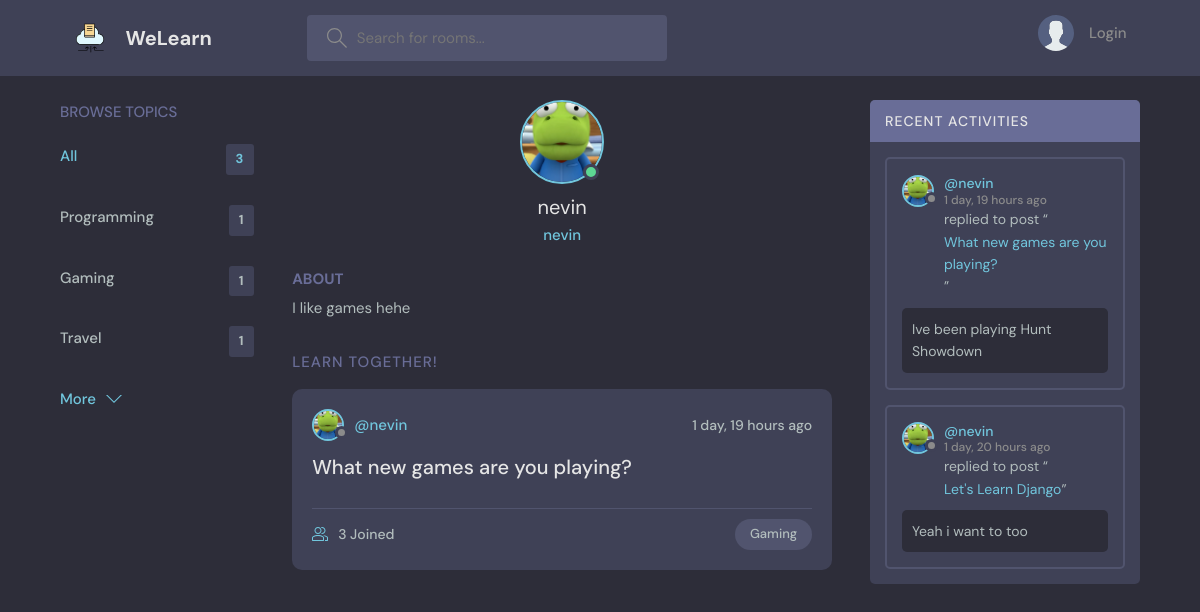
/profile/2/, run on an earlier commit of the app's database.
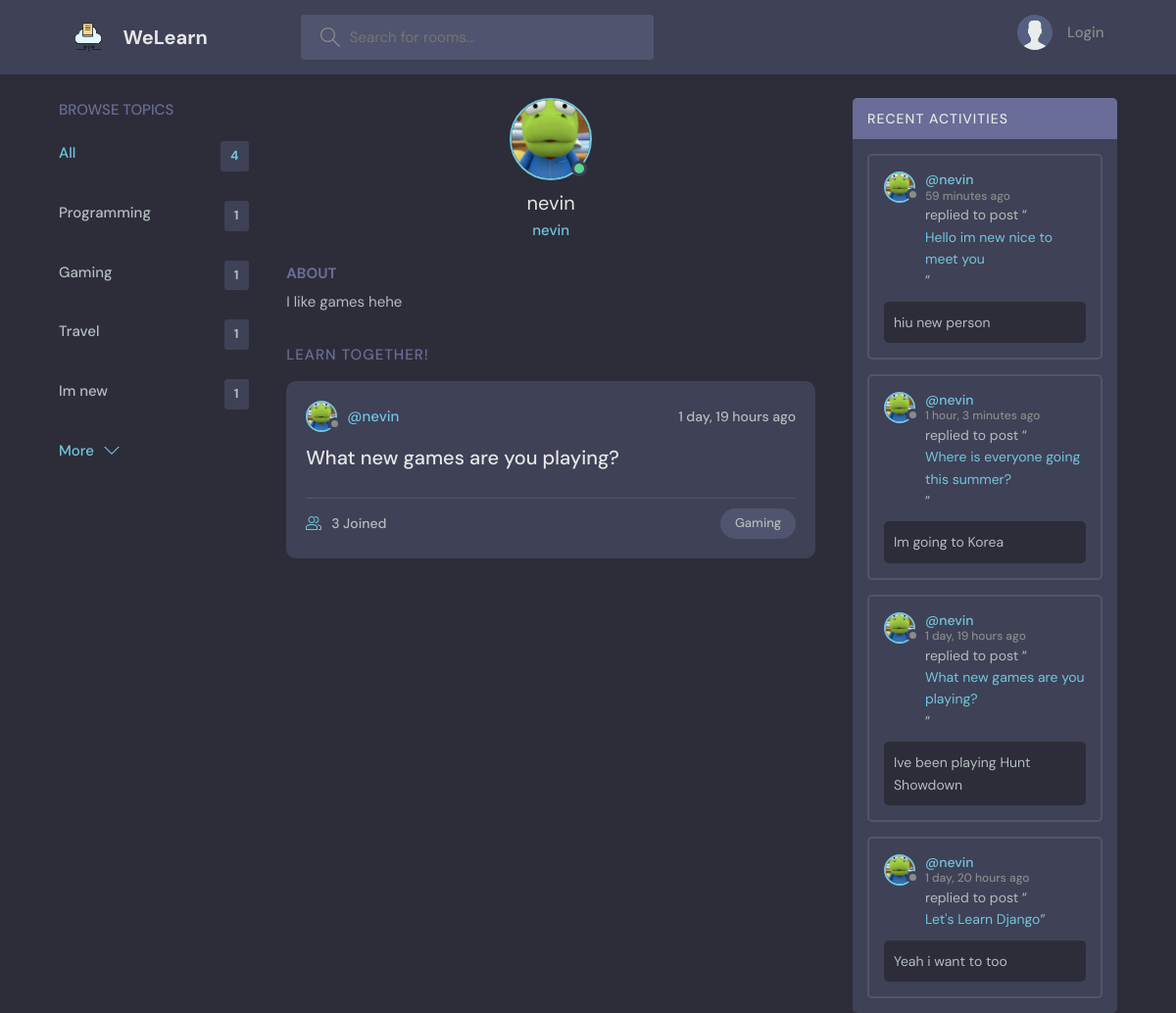
And on a later commit of the database.
### base/models.py (models this page shows, shortened)
class Topic(models.Model):
    name = models.CharField(max_length=100)

class User(AbstractUser):
    name = models.CharField(max_length=200, null=True)
    email = models.EmailField(null= True, unique=True)
    bio = models.TextField(null=True)
    avatar = models.ImageField(null=True, default="avatar.svg")
    USERNAME_FIELD = 'email'
    REQUIRED_FIELDS = []

class Room(models.Model):
    host = models.ForeignKey(User, on_delete=models.SET_NULL, null= True)
    topic = models.ForeignKey(Topic, on_delete=models.SET_NULL, null= True)
    name = models.CharField(max_length = 200)
    description = models.TextField(null=True, blank= True)
    participants = models.ManyToManyField(User, related_name='participants', blank=True)
    updated = models.DateTimeField(auto_now=True)
    created = models.DateTimeField(auto_now_add=True)
    class Meta:
        ordering = ['-updated','-created']

class Message(models.Model):
    user= models.ForeignKey(User, on_delete=models.CASCADE)
    room= models.ForeignKey(Room, on_delete=models.CASCADE)
    body = models.TextField()
    updated = models.DateTimeField(auto_now=True)
    created = models.DateTimeField(auto_now_add=True)
    class Meta:
        ordering = ['-updated','-created']

### base/views.py (the view)
# urls.py: path('profile/<str:pk>/', views.userProfile, name="user-profile"),
def userProfile(request, pk):
    user= User.objects.get(id=pk)
    rooms = user.room_set.all()
    room_messages = user.message_set.all()
    topics = Topic.objects.all()
    context= {'user':user, 'rooms':rooms, 'room_messages':room_messages, 'topics':topics}
    return render(request, 'base/profile.html', context)

### base/templates/base/profile.html (shortened to what this page needs)
{% extends 'main.html' %}
{% block content %}
<!DOCTYPE html>
<html lang="en">
  <main class="profile-page layout layout--3">
    <div class="container">
      {% include 'base/topics_component.html' %}
      <div class="roomList">
        <div class="profile">
          <div class="profile__avatar">
            <div class="avatar avatar--large active">
              <img src="{{user.avatar.url}}" />
            </div>
          </div>
          <div class="profile__info">
            <h3>{{user.username}}</h3>
            <p>{{user.username}}</p>
          </div>
          <div class="profile__about">
            <h3>About</h3>
            <p>
              {{user.bio}}
            </p>
          </div>
        </div>
        <div class="roomList__header">
          <div>
            <h2>Learn Together!</a>
            </h2>
          </div>
        </div>
        {% include 'base/feed_component.html' %}
      </div>
      {% include 'base/activity_component.html' %}
    </div>
  </main>
{% endblock content %}

### templates/main.html (shortened to what this page needs)
<!DOCTYPE html>
{% load static %}
<html lang="en">
  <head>
    <link rel="stylesheet" href="{% static 'styles/style.css' %}" />
  </head>
  <body>
      {% include 'navbar.html' %}
    {%block content%}
    {% endblock %}
  </body>
</html>

### templates/navbar.html (shortened to what this page needs)
{% load static %}
<header class="header header--loggedIn">
    <div class="container">
      <a href="{% url 'home' %}" class="header__logo">
        <img src="{% static 'images/logos.svg' %}" />
        <h1>WeLearn</h1>
      </a>
      <form class="header__search" method="GET" action="{% url 'home' %}">
        <label>
          <input name="q" placeholder="Search for rooms..." />
        </label>
      </form>
      <nav class="header__menu">
        {% if request.user.is_authenticated %}
        <div class="header__user">
          <a href="{% url 'update-user' %}">
            <div class="avatar avatar--medium active">
              <img src="{{request.user.avatar.url}}" />
            </div>
            <p>{{request.user.username}}<span>@{{request.user.username}}</span></p>
          </a>
          <button class="dropdown-button">
            <svg version="1.1" xmlns="http://www.w3.org/2000/svg" width="32" height="32" viewBox="0 0 32 32">
              <title>chevron-down</title>
              <path d="M16 21l-13-13h-3l16 16 16-16h-3l-13 13z"></path>
            </svg>
          </button>
        </div>
        {% else %}
        <a href="{% url 'login' %}">
                <img src="{% static 'images/avatar.svg' %}" />
                <p>Login</p>
            </a>
            {% endif %}
      </nav>
    </div>
  </header>

### base/templates/base/topics_component.html
<div class="topics">
    <div class="topics__header">
      <h2>Browse Topics</h2>
    </div>
    <ul class="topics__list">
      <li>
        <a href="{% url 'home' %}" class="active">All <span>{{topics.count}}</span></a>
      </li>
      {% for topic in topics %}
      <li>
        <a href="{% url 'home' %}?q={{topic.name}}">{{topic.name}}<span>{{topic.room_set.all.count}}</span></a>
      </li>
      {% endfor %}
    </ul>
    <a class="btn btn--link" href="{% url 'topics' %}">
      More
      <svg version="1.1" xmlns="http://www.w3.org/2000/svg" width="32" height="32" viewBox="0 0 32 32">
        <title>chevron-down</title>
        <path d="M16 21l-13-13h-3l16 16 16-16h-3l-13 13z"></path>
      </svg>
    </a>
  </div>

### base/templates/base/feed_component.html (shortened to what this page needs)
{% for room in rooms %}
<div class="roomListRoom">
    <div class="roomListRoom__header">
        <a href="{% url 'user-profile' room.host.id %}" class="roomListRoom__author">
            <div class="avatar avatar--small">
                <img src="{{room.host.avatar.url}}" />
            </div>
            <span>@{{room.host.username}}</span>
        </a>
        <div class="roomListRoom__actions">
            <span>{{room.created|timesince}} ago</span>
        </div>
    </div>
    <div class="roomListRoom__content">
        <a href="{% url 'room' room.id %}">{{room.name}}</a>
    </div>
    <div class="roomListRoom__meta">
        <a href="{% url 'room' room.id %}" class="roomListRoom__joined">
            {{room.participants.all.count}} Joined
        </a>
        <p class="roomListRoom__topic">{{room.topic.name}}</p>
    </div>
</div>
{% endfor %}

### base/templates/base/activity_component.html (shortened to what this page needs)
<div class="activities">
    <div class="activities__header">
      <h2>Recent Activities</h2>
    </div>
    {% for message in room_messages %}
    <div class="activities__box">
      <div class="activities__boxHeader roomListRoom__header">
        <a href="{%url 'user-profile' message.user.id %}" class="roomListRoom__author">
          <div class="avatar avatar--small">
            <img src="{{message.user.avatar.url}}" />
          </div>
          <p>
            @{{message.user.username}}
            <span>{{message.created|timesince}} ago</span>
          </p>
        </a>
      </div>
      <div class="activities__boxContent">
        <p>replied to post “<a href="{% url 'room' message.room.id %}">{{message.room.name}}</a>”</p>
        <div class="activities__boxRoomContent">
          {{message.body}}
        </div>
      </div>
    </div>
    {% endfor %}
  </div>

What changed in the data, as far as the page shows it:
added Topic: name "Im new", room_set.all.count "1"
added Message: user.avatar (picture), user.username "nevin", created "59 minutes", room.name "Hello im new nice to meet you", body "hiu new person"
added Message: user.avatar (picture), user.username "nevin", created "1 hour, 3 minutes", room.name "Where is everyone going this summer?", body "Im going to Korea"
Also different on the page:
{{ topics.count }}: "3" → "4"
